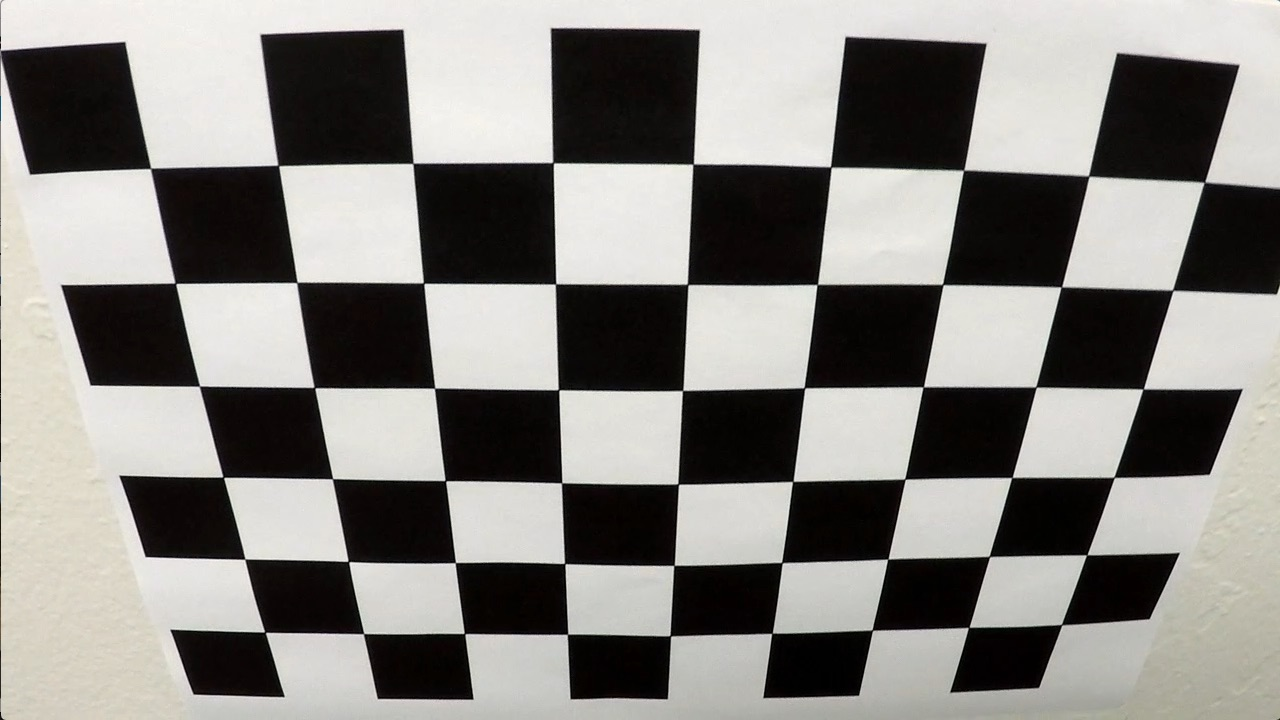
#> input picture examples/calibration0.jpg, 1280 x 720 px
$ python pipeline_v2.py examples/calibration0.jpg   (older library calls are emulated)
#> lines starting #> are read from the running program, lines starting #| are printed output that depends on the picture; after the words box and inside, x2 and y2 are one past the last pixel; in counts of white or black regions, pixels touching at a corner belong together
### calibrate.py
import cv2
import numpy as np
import sys, os, pickle

# Camera Calibration Helpers

NX = 9
NY = 6

class ImageLoader:
    def __init__(self, calibration_path):
        self.path = calibration_path
        self.mat, self.dist = load_calibration(calibration_path)

    def load_bgr(self, path):
        return undistort(cv2.imread(path), self.mat, self.dist)

    def load_rgb(self, path):
        return cv2.cvtColor(self.load_bgr(path), cv2.COLOR_BGR2RGB)

    def load_hsv(self, path):
        return cv2.cvtColor(self.load_bgr(path), cv2.COLOR_BGR2HSV)

    def load_hsl(self, path):
        return cv2.cvtColor(self.load_bgr(path), cv2.COLOR_BGR2HSL)

    def load_gray(self, path):
        return cv2.cvtColor(self.load_bgr(path), cv2.COLOR_BGR2GRAY)

    def undistort(self, img):
        return undistort(img, self.mat, self.dist)

# [40 lines left out: functions calibration_images, calibration_corners, calibrate, not called in this run]

def undistort(img, mtx, dist):
    return cv2.undistort(img, mtx, dist, None, mtx)

# [11 lines left out: functions view_calibration, write_calibration_images, not called in this run]

def save_calibration(path, mtx, dist):
    with open(path, 'wb') as f:
        pickle.dump((mtx, dist), f)

def load_calibration(path):
    with open(path, 'rb') as f:
        return pickle.load(f)

# [11 lines left out: function main, not called in this run]

# [2 lines that do not run on import are left out]

### conv.py
# Convolution Tests

import sys, os
import cv2
import numpy as np
import matplotlib.pyplot as plt

from perspective import *
from calibrate import ImageLoader

def load(path):
    loader = ImageLoader('calibration.p')
    return loader.load_bgr(path)

# [8 lines left out: function show, not called in this run]

def equalize_hist(img):
    if False:
        # Global Histogram Equalization
        img = cv2.equalizeHist(img)

    if False:
        # Striped Histogram Equalization
        steps = 4
        step = int(img.shape[0] / steps)
        rows = []
        for i in range(steps):
            rows.append(cv2.equalizeHist(img[(i * step):((i + 1) * step),:]))
        img = np.concatenate(rows)
    return img

def filter_thresh(img, thresh):
    img[img < thresh[0]] = -1.0
    img[img > thresh[1]] = -1.0
    img[img > -1.0] = 1.0
    return img

def filter_stripes(img, bias, mul, wmul=1, deriv=True):
    img = np.concatenate([
        filter_vline(img[0:80,:], (2, 6 * wmul), deriv),
        filter_vline(img[80:150,:], (2, 6 * wmul), deriv),
        filter_vline(img[150:220,:], (2, 6 * wmul), deriv),
    ])
    img += bias
    img[img < 0] = 0.0
    # img[img > 1.0] = 1.0
    # img[img > 0] = 1.0
    # img = img ** 2
    # img[:,:,0] = -1.0

    if mul is None:
        img /= img.max()
    else:
        img *= mul

    return img


def filter_vline(img, size, deriv=True):
    kernel = (np.concatenate([
        np.zeros(size, np.float32),
        np.ones(size, np.float32),
        np.ones(size, np.float32),
        np.zeros(size, np.float32),
    ], axis=1) - 0.5) / (size[0] * size[1] * 4)
    if deriv:
        kernel = cv2.GaussianBlur(kernel, (5, 5), 0, 0)
        k2 = np.array([[-0.5, -0.5, 0.5, 0.5]])
        kernel = cv2.filter2D(kernel, -1, k2)
    return cv2.filter2D(img, -1, kernel, borderType=cv2.BORDER_REFLECT)

# [12 lines left out: function midpoint_adjust, not called in this run]

def score(*args):
    print(args)
    return 0

def process_image(img):
    img = hsv(img)
    # img[:,:,1] = equalize_hist(img[:,:,1])
    img[:,:,2] = equalize_hist(img[:,:,2])
    # return cv2.cvtColor(img, cv2.COLOR_HSV2BGR)
    img = img.astype(np.float32) / 255.0


    # img[:,:,0] = filter_stripes(1 - np.abs(img[:,:,0] - 0.035), 0.005, 30.0, wmul=2)

    h = filter_thresh(img[:,:,0], (0.075, 0.100))
    # s = filter_stripes(img[:,:,1], -0.005, 10)
    s = filter_stripes(img[:,:,1], -0.015, 10, deriv=False)
    v_s = filter_stripes(img[:,:,2], -0.005, 20)
    # TODO Vary threshold based on local image
    v_t = filter_thresh(img[:,:,2], (0.60, 1.0))

    h[h > 0] = 1.0
    s[s > 0] = 1.0
    v_s[v_s > 0] = 1.0
    v_t[v_t > 0] = 1.0

    kernel = np.ones((3, 3),np.uint8)

    # a = h * s
    # a_o = h * s
    a =  cv2.dilate(h, kernel, iterations=2) * s
    a[a > 0] = 1.0
    b = s * v_s
    c = v_s * v_t

    return np.dstack([a, b, c])

# [7 lines left out: function merge, not called in this run]

def identity(img):
    return img

def gray(img):
    return cv2.cvtColor(img, cv2.COLOR_BGR2HLS)[:,:,1]

def gray_f32(img):
    return (gray(img).astype(np.float32) / 255.0)

def hsv(img):
    return cv2.cvtColor(img, cv2.COLOR_BGR2HSV)

def hsv_f32(img):
    return (hsv(img).astype(np.float32) / 255.0)

def hls(img):
    return cv2.cvtColor(img, cv2.COLOR_BGR2HLS)

def hls_f32(img):
    return (hls(img).astype(np.float32) / 255.0)


def filter_avg(img, size=(5, 5)):
    kernel = np.ones(size, np.float32) / (size[0] * size[1])
    return cv2.filter2D(img,-1,kernel)

# [4 lines left out: function main, not called in this run]


# [2 lines that do not run on import are left out]

### pipeline_v2.py
import cv2
import numpy as np
import matplotlib.pyplot as plt
import sys, os, pickle
from moviepy.editor import VideoFileClip

from calibrate import ImageLoader
import conv

PIPELINE_CFG = {
    'calibration_path': 'calibration.p',
    'mask' : (0.08, 0.40),
    'font' : cv2.FONT_HERSHEY_SIMPLEX,
}

WHITE = (255, 255, 255)

class Pipeline:
    def __init__(self, cfg):
        self.cfg = cfg
        self.loader = ImageLoader(cfg['calibration_path'])
#> (reads calibration.p from the repository)
        self.img_shape = None
        self.M = None
        self.Minv = None
        self.fit_left = None
        self.fit_right = None
        self.fit_arr_left = []
        self.fit_arr_right = []
        self.num_left = 0
        self.num_right = 0
        self.frames = 0


    def load_image(self, path):
        return self.loader.load_bgr(path)

    # [538 lines left out: functions mask_image, mask_image_binary, sobel, color_threshold, color_yellow, color_white and 15 more, not called in this run]

        # [11 lines of commented-out code are left out]

    def warp(self, img):
        return cv2.warpPerspective(img, self.M, self.img_shape, flags=cv2.INTER_LINEAR)

    def unwarp(self, img):
        return cv2.warpPerspective(img, self.Minv, self.img_shape, flags=cv2.INTER_LINEAR)

    # [42 lines left out: functions draw_unwarped, draw_text, not called in this run]

    def draw_poly(self, img, points, closed, color, thickness=1):
        cv2.polylines(img, [np.array(points, np.int32)], closed, color, thickness)

    def perspective_transform(self, vp, tl, bl, out):
        # Symmetric perspective transform based on vanishing point, top left, bottom left

        src = np.array([
            (tl[0], tl[1]),
            (vp[0] + (vp[0] - tl[0]), tl[1]),
            (bl[0], bl[1]),
            (vp[0] + (vp[0] - bl[0]), bl[1])],
        np.float32)
        dst = np.array([(0, 0), (out[0], 0), (0, out[1]), (out[0], out[1])], np.float32)
        M = cv2.getPerspectiveTransform(src, dst)
        Minv = cv2.getPerspectiveTransform(dst, src)

        return M, Minv

    def process_video(self, img):
        return cv2.cvtColor(self.process(cv2.cvtColor(img, cv2.COLOR_RGB2BGR)), cv2.COLOR_BGR2RGB)

    def process(self, img):
        # img = cv2.cvtColor(img, cv2.COLOR_RGB2BGR)
        # Image is BGR Colorspace
        img_h, img_w = img.shape[:2]

        self.base_lines = None

        if self.img_shape is None:
            self.img_shape = (img_w, img_h)

        if self.M is None:
            self.M, self.Minv = self.perspective_transform(
                vp = (640, 420),
                tl = (500, 480),
                bl = (0, 700),
                out = self.img_shape,
            )

        # self.view(self.warp(img))

        if False:
            img_sobel = self.sobel(img)
            img_color = self.color_threshold(img)
            zero_channel = np.zeros_like(img_color) # create a zero color channel
            # img = np.array(cv2.merge((zero_channel, img, zero_channel)),np.uint8) # make window pixels green
            warpage = np.dstack((img_sobel, img_color, zero_channel)) * 255 # making the original road pixels 3 color channels
            out = cv2.addWeighted(img_orig, 0.5, warpage.astype(np.uint8), 1, 0)
            return out

        if False:
            img_yellow = self.color_yellow(img)
            img_white = self.color_white(img)

            # img_sobel = self.mask_image_binary(img_sobel, self.cfg.get('mask', None))
            img_yellow = self.mask_image_binary(img_yellow, self.cfg.get('mask', None))
            img_white = self.mask_image_binary(img_white, self.cfg.get('mask', None))
            img_combined = img_yellow | img_white
        else:
            img_conv = conv.process_image(img)
            img_combined = np.dot(img_conv, np.array([0.0, 1.0, 1.0]).transpose() / 2.0)
            img_combined[img_combined > 0.1] = 1.0
            # img_combined = self.mask_image_binary(img_combined, self.cfg.get('mask', None))

        # print(img_combined.shape, img_combined.dtype)

        if False:
            zero_channel = np.zeros_like(img_yellow) # create a zero color channel
            img_out = np.dstack((img_yellow, img_white, zero_channel)) * 255 # making the original road pixels 3 color channels
            # img_out = np.dstack((zero_channel, zero_channel, img_sobel)) * 255 # making the original road pixels 3 color channels
            img_out = cv2.addWeighted(img, 0.5, img_out, 0.8, 0)
            self.view(img_out)


        if False:
            # img_out = np.dstack((img_conv, img_combined, img_combined)) * 255 # making the original road pixels 3 color channels
            img_out = cv2.addWeighted(img, 0.5, img_conv.astype(np.uint8), 0.5, 0)
            self.view(img_out)


        img_warped = self.warp(img_combined)

        # self.view(img_warped)
        # (fit_left, fit_right, out_img) = self.window_conv(img)

        min_points = 500

        fit_left, fit_right = self.fit_left, self.fit_right
        num_left, num_right = 0, 0
        # fit_left, num_left = None, 0
        # fit_right, num_right = None, 0

        # Reset every N rames

        if True or self.frames % 10 == 0:
            # Reset priors so find_line_with_priors is not used
            fit_left, fit_right = None, None


        if fit_left is not None:
            fit_left, num_left = self.find_line_with_priors(img_warped, fit_left, margin=10)
            # print('left', fit_left, num_left)
            if num_left < min_points:
                print("Lost left lane")
                left_fit, num_left = None, 0
            # else:
            #     self.fit_left = fit_left
            #     self.num_left = num_left

        if fit_right is not None:
            fit_right, num_right = self.find_line_with_priors(img_warped, fit_right, margin=10)
            # print("right", fit_right, num_right)
            if num_right < min_points:
                print("Lost right lane")
                right_fit, num_right = None, 0
            # else:
            #     self.fit_right = fit_right
            #     self.num_right = num_right

        if fit_left is not None and fit_right is not None:
            if fit_left[0] == fit_right[0]:
                print("Both lanes the same")
                fit_left, num_left = None, 0
                fit_right, num_right = None, 0


        if fit_left is None or fit_right is None:
            left_x, right_x = self.find_base_lines(img_warped)
            # print(left_x, right_x)
            if fit_left is None:
                fit_left, num_left = self.find_line(img_warped, left_x)

            if fit_right is None:
                fit_right, num_right = self.find_line(img_warped, right_x)

        n_fit = 8

        if num_left < min_points:
            print("Lost left, using last fit")
            # print(fit_left, num_left)
            fit_left = self.fit_left
            num_right = self.num_right
        else:
            if False:
                self.fit_left = fit_left
                self.num_left = num_left
            elif fit_left is not None:
                self.fit_arr_left.append(fit_left)
                self.fit_arr_left = self.fit_arr_left[-n_fit:]
                self.fit_left = np.concatenate([self.fit_arr_left]).mean(axis=0)
                self.num_left = num_left

        if num_right < min_points:
            print("Lost right, using last fit")
            # print(fit_right, num_right)
            fit_right = self.fit_right
            num_right = self.num_right
        else:
            if False:
                self.fit_right = fit_right
                self.num_right = num_right
            elif fit_right is not None:
                self.fit_arr_right.append(fit_right)
                self.fit_arr_right = self.fit_arr_right[-n_fit:]
                self.fit_right = np.concatenate([self.fit_arr_right]).mean(axis=0)
                self.num_right = num_right

        # print(fit_left, fit_right)
        # print(self.fit_left, self.fit_right)


        img_out = self.draw_unwarped(img, img_warped, self.fit_left, self.fit_right)
        if False:
            # Overlay img_combined
            z = np.zeros_like(img_combined)
            tmp = np.dstack((img_combined, img_combined, img_combined)) * 255 # making the original road pixels 3 color channels
            # print(img_out.dtype, tmp.dtype)
            img_out = cv2.addWeighted(img_out, 0.5, tmp.astype(np.uint8), 1.0, 0)
            # self.view(img_out)
        if True:
            # Overlay img_combined
            img_out = cv2.addWeighted(img_out, 0.5, (255 * img_conv).astype(np.uint8), 1, 0)
            # self.view(img_out)
        self.frames += 1
        return img_out

    def run(self, path):
        return self.process(self.load_image(path))

    def view(self, img):
        cv2.imshow('img', img)
        cv2.waitKey()

    # [7 lines left out: function process_movie, not called in this run]

def main(args):
    pipeline = Pipeline(PIPELINE_CFG)

    arg = args[0]
    if os.path.splitext(arg)[1] == '.jpg':
        pipeline.view(pipeline.run(arg))
#> in undistort, `return cv2.undistort(img, mtx, dist, None, mtx)`:
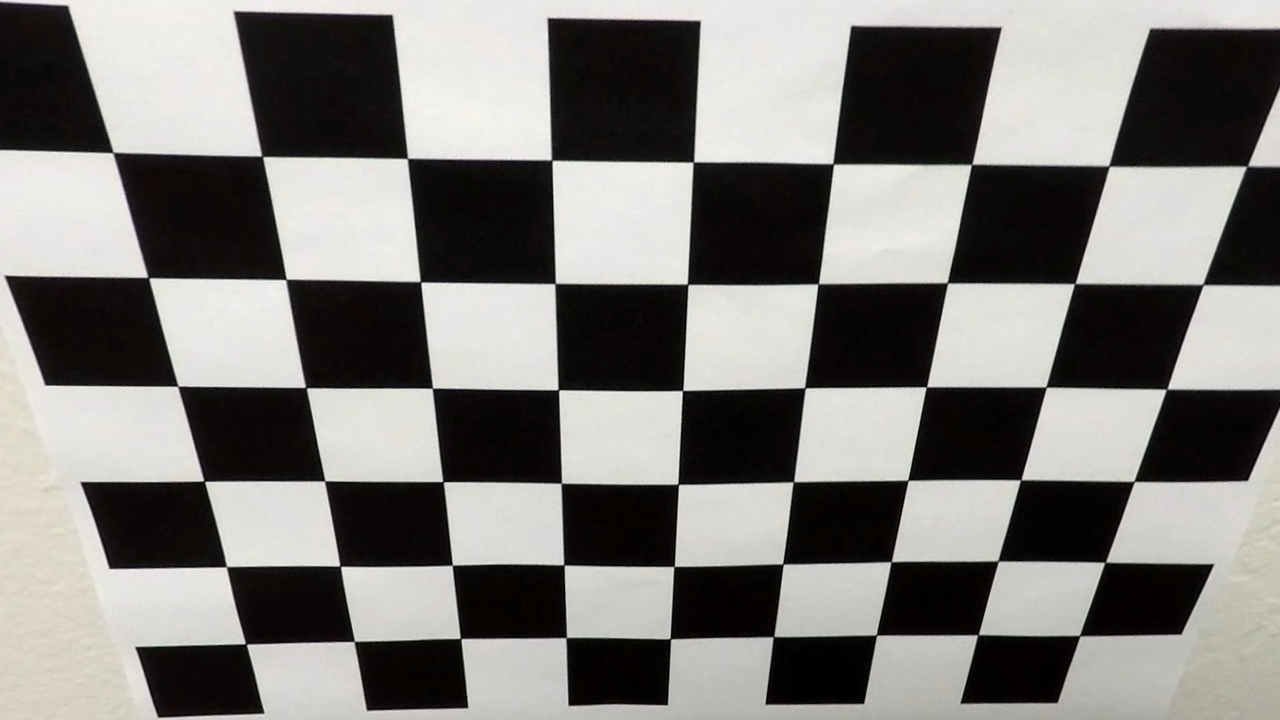
#> returned value: shape (720, 1280, 3); mean of channels 0, 1, 2 121.2, 124.5, 126.4; drawn as B, G, R
#> in process, `img_h, img_w = img.shape[:2]`: img_h = 720; img_w = 1280
#> in process, `self.img_shape = (img_w, img_h)`: self.img_shape = (1280, 720)
#> in perspective_transform, `dst = np.array([(0, 0), (out[0], 0), (0, out[1]), (out[0], out[1])], n..`: dst = [[0, 0], [1280, 0], [0, 720], [1280, 720]]
#> in perspective_transform, `M = cv2.getPerspectiveTransform(src, dst)`: M = [[-0.673, -1.53, 1070.7], [1.78e-16, -2.2, 1057.3], [0, -0.00239, 1]]
#> in perspective_transform, `Minv = cv2.getPerspectiveTransform(dst, src)`: Minv = [[0.219, -0.694, 500], [0, -0.454, 480], [0, -0.00109, 1]]
#> in process, `self.M, self.Minv = self.perspective_transform( vp = (640, 420), tl = ..`: self.M has the same summary as M in perspective_transform; self.Minv has the same summary as Minv in perspective_transform
#> in hsv, `return cv2.cvtColor(img, cv2.COLOR_BGR2HSV)`: returned value: shape (720, 1280, 3); mean H, S, V 30.8, 49.5, 126.6
#> in process_image, `img = img.astype(np.float32) / 255.0`: img: shape (720, 1280, 3) float32; mean H, S, V 0.121, 0.195, 0.497
#> in filter_thresh, `img[img > -1.0] = 1.0`: img: shape (720, 1280) float32; values -1 (black) and 1 (white), 47.9% white; 672 white regions (373 under 20 px), largest, box (x1, y1, x2, y2) and area: (415, 164, 921, 509) 65754, (312, 0, 915, 168) 45508, (0, 313, 243, 720) 44092
#> in filter_stripes, `img *= mul`: img: shape (220, 1280) float32; min 0, max 0.482, mean 0.0044
#> call 2 of filter_stripes, with bias = -0.005, mul = 20, wmul = 1, deriv = True
#> call 4 of filter_vline, with size = (2, 6), deriv = True
#> in filter_vline (call 4), `return cv2.filter2D(img, -1, kernel, borderType=cv2.BORDER_REFLECT)`:
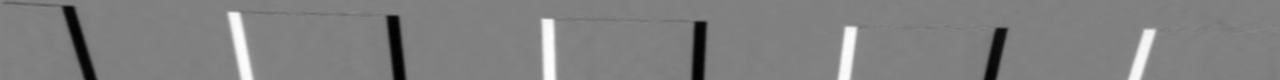
#> returned value: shape (80, 1280) float32; min -0.0718, max 0.0705, mean -0.000225; drawn with min black and max white
#> in filter_vline (call 6), `return cv2.filter2D(img, -1, kernel, borderType=cv2.BORDER_REFLECT)`:
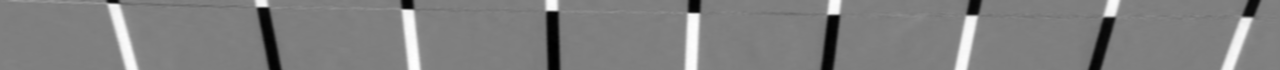
#> returned value: shape (70, 1280) float32; min -0.0722, max 0.0723, mean 0.000524; drawn with min black and max white
#> in filter_stripes (call 2), `img *= mul`:
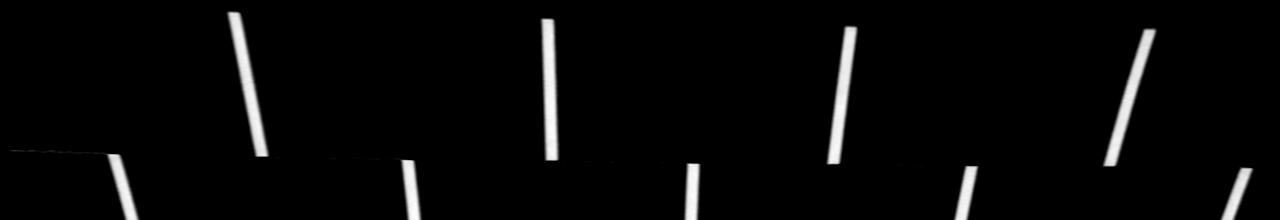
#> img: shape (220, 1280) float32; min 0, max 1.35, mean 0.0446; drawn with min black and max white
#> call 2 of filter_thresh, with thresh = (0.6, 1)
#> in filter_thresh (call 2), `img[img > -1.0] = 1.0`:
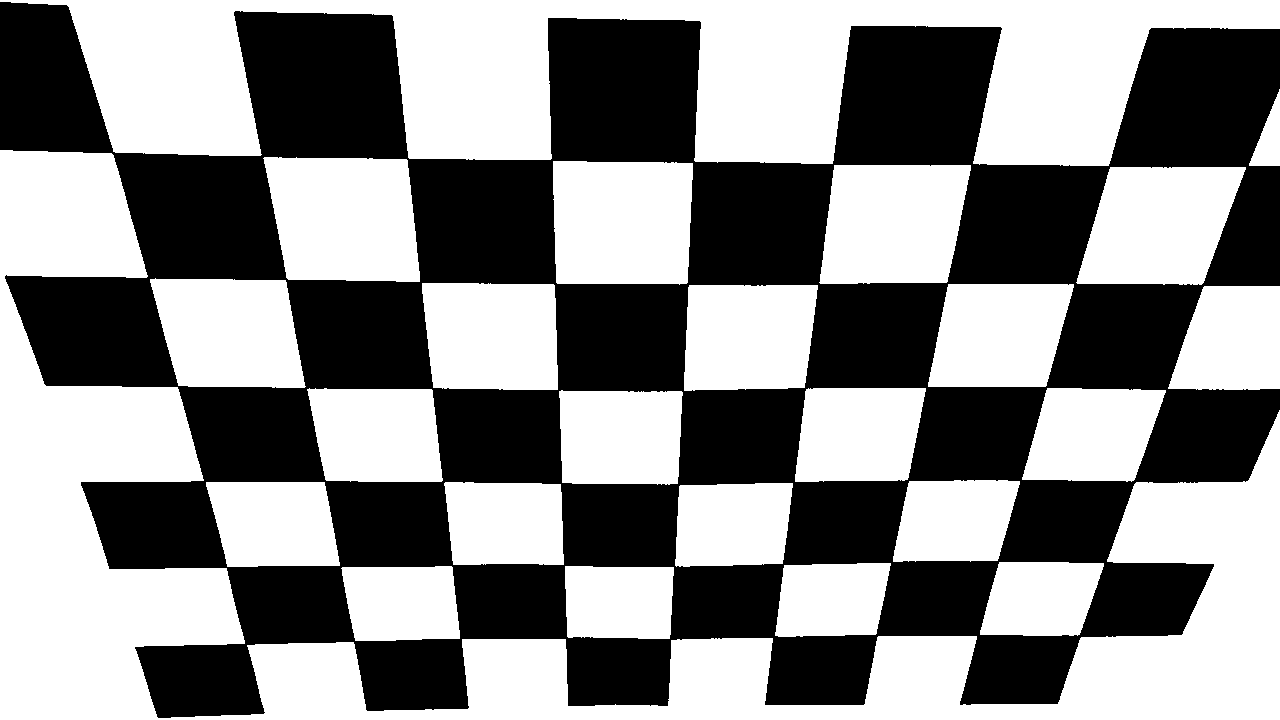
#> img: shape (720, 1280) float32; values -1 (black) and 1 (white), 54.3% white; 1 black region, box (x1, y1, x2, y2) and area: (0, 2, 1280, 718) 421369
#> in process_image, `s[s > 0] = 1.0`:
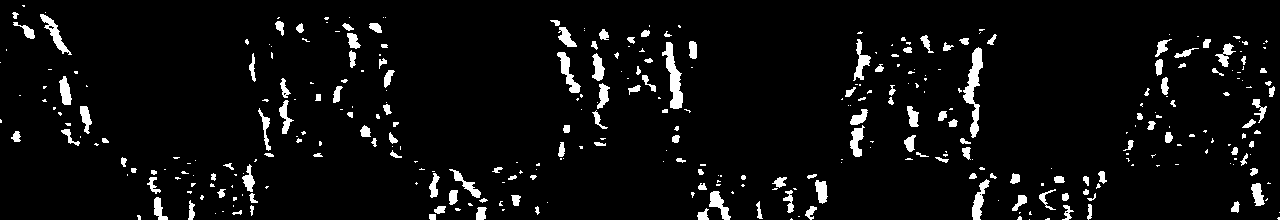
#> s: shape (220, 1280) float32; values 0 (black) and 1 (white), 5.3% white; 358 white regions (204 under 20 px), largest, box (x1, y1, x2, y2) and area: (963, 47, 983, 138) 741, (662, 42, 683, 109) 638, (557, 52, 581, 93) 356
#> in process_image, `v_s[v_s > 0] = 1.0`:
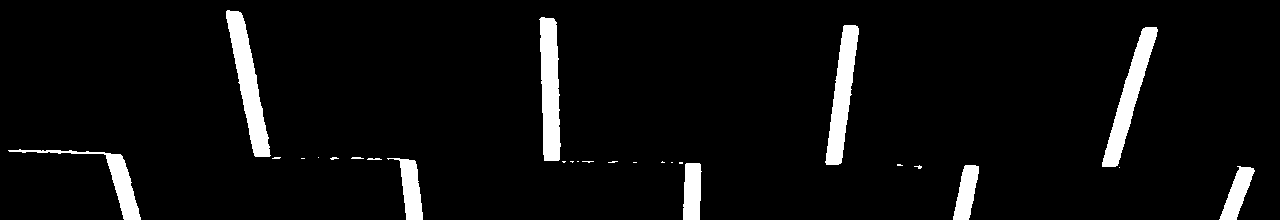
#> v_s: shape (220, 1280) float32; values 0 (black) and 1 (white), 5.3% white; 27 white regions (16 under 20 px), largest, box (x1, y1, x2, y2) and area: (226, 10, 271, 157) 2585, (539, 17, 561, 161) 2428, (1102, 27, 1158, 167) 2344
    elif os.path.splitext(arg)[1] == '.mp4':
        pipeline.process_movie(arg, args[1])

if __name__ == '__main__':
#> (the run stopped early here; a loop or call above may not have finished)
